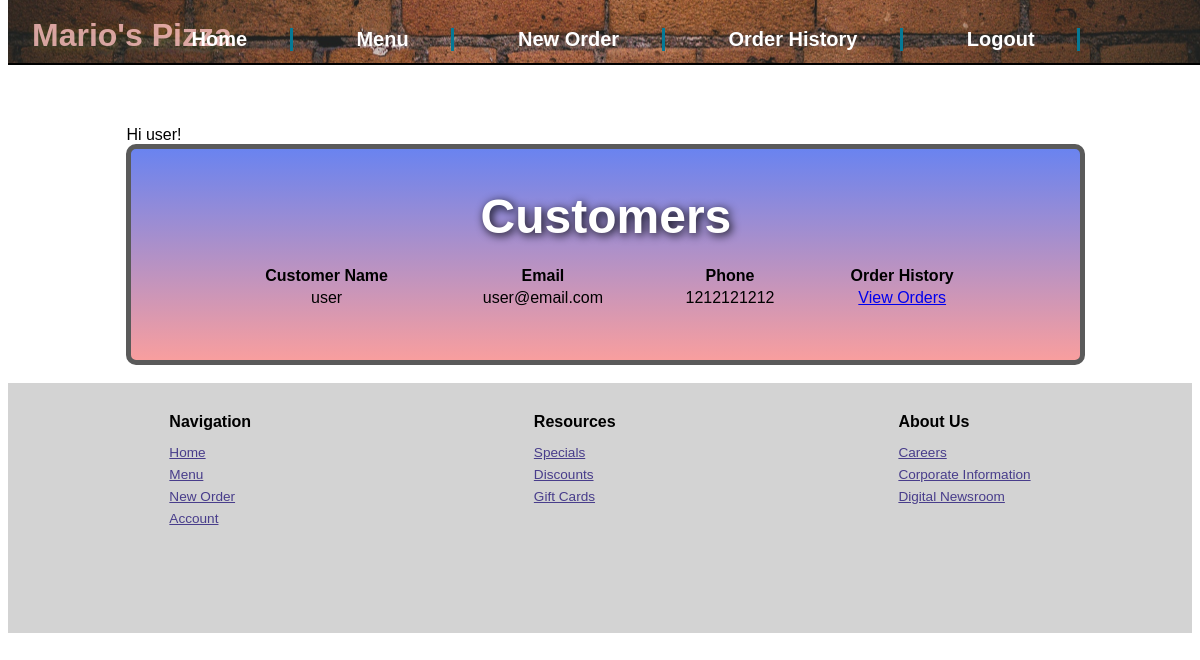
Page /customers (signed in) on the committed database.
### models.py (models this page shows, shortened)
class Customer(UserMixin,db.Model):
    id = db.Column(db.Integer, primary_key=True)
    name = db.Column(db.String(50))
    email = db.Column(db.String(50),unique=True)
    phone = db.Column(db.String(20))
    user_password = db.Column(db.String(50))
    role=db.Column(db.Integer,default=1) # 1 for user, 2 for admin
    orders = db.relationship('Order', backref='customer', lazy=True)
    def is_admin(self):
        return self.role == 2

### routes.py (the view)
@app.route('/customers', methods=['GET'])
@login_required
def get_customers_with_orders():
    customers = Customer.query.filter_by(role=1) #get all customers records
    return render_template('customers.html', customers=customers)

### routes.py (called while the page is built)
@login_manager.user_loader
def load_user(email):
    return Customer.query.filter_by(email=email).first()

### templates/customers.html
{% extends 'base.html' %}
{% block content %}
        <div class="topcontainer" id="customerstop">
          <h2>Customers</h2>
          <table>
            <thead>
              <tr>
                <th>Customer Name</th>
                <th>Email</th>
                <th>Phone</th>
                <th>Order History</th>
              </tr>
            </thead>
            <tbody>
              {% for customer in customers %}
                <tr>
                  <td>{{ customer.name }}</td>
                  <td>{{ customer.email }}</td>
                  <td>{{ customer.phone }}</td>
                  <td><a href="{{ url_for('get_customer_orders', id=customer.id) }}">View Orders</a></td>
                </tr>
              {% endfor %}
            </tbody>
          </table>
        </div>
        {% endblock %}

### templates/base.html (shortened to what this page needs)
<!DOCTYPE html>
<html>
<head>
<link rel=stylesheet href=" {{ url_for('static', filename='css/main.css') }}">
</head>
<header>
    <h1>Mario's Pizza  </h1>
    <nav class="topnav">
        <ul class="navlist">
            {% if current_user.is_authenticated %}
                <li><a href="/logout">Logout</a></li>
                {% if current_user.is_admin() is not true %}
                    <li><a href="/orderhistory">Order History</a></li>
                {% endif %}
            {% else %}
                <li><a href="/login">Login</a></li>
            {% endif %}
            <li><a href="/order">New Order</a></li>
            <li><a href="/foods">Menu</a></li>
            <li><a href="/">Home</a></li>
        </ul>
    </nav>
</header>
Welcome to food ordering app
<body>
    <div class="gridcontainer">
        <span>
            {% if current_user.is_authenticated %}
                Hi {{ current_user.name }}!
            {% endif %}
        </span>
        {% block content %}{% endblock %}
    </div>
</body>
<br/>
<footer>
    <div class="footerone">
        <h3>Navigation</h3>
        <p><a href="/">Home</a></p>
        <p><a href="/foods">Menu</a></p>
        <p><a href="/order">New Order</a></p>
        <p><a href="/login">Account</a></p>
    </div>
    <div class="footertwo">
        <h3>Resources</h3>
        <p><a href="/comingsoon">Specials</a></p>
        <p><a href="/comingsoon">Discounts</a></p>
        <p><a href="/comingsoon">Gift Cards</a></p>
    </div>
    <div class="footerthree">
        <h3>About Us</h3>
        <p><a href="/comingsoon">Careers</a></p>
        <p><a href="/comingsoon">Corporate Information</a></p>
        <p><a href="/comingsoon">Digital Newsroom</a></p>
    </div>
</footer>
</html>

### static/css/main.css (style rules this page uses)
* { box-sizing: border-box; font-size: 16px; font-family: Arial, Helvetica, sans-serif; }
body { display: relative; height: 100vh; }
.gridcontainer { grid-template-columns: repeat(20, 1fr); grid-template-rows: repeat(20, 1fr); grid-auto-rows: minmax( 100px, 300px); width: 81%; margin-top: 100px; margin-left: 10%; margin-right: 10%; }
header { position: fixed; top: 0px; width: 100vw; height: 8%; color: rgb(249, 171, 171); font-family: "arial", sans-serif; background-image: url('/static/images/topimage.jpg'); background-position: center; background-size: cover; border-bottom: 2px solid rgba(0, 0, 0); z-index: 99; }
header nav { list-style: none; position: fixed; display: inline-flex; width: 100%; top: 2%; }
header nav ul { display: flex; flex-direction: row-reverse; width: 100%; margin-right: 8%; list-style: none; }
header nav ul li { margin-left: 3%; flex-direction: row-reverse; border-right: 2px solid rgb(5, 121, 150); padding-right: 2%; }
@media only screen and (min-width: 900px) { header nav ul li { margin-right: 3%; padding-right: 4%; border-right: 3px solid rgb(5, 121, 150); } }
@media only screen and (min-width: 900px) { header nav ul li a { font-size: 1.25rem; } }
@media only screen and (min-width: 900px) { header nav { top: 1.5%; margin-bottom: 5%; } }
header nav ul li a { text-decoration: none; color: rgb(255, 255, 255); font-weight: 700; }
header h1 { font-size: 2rem; position: relative; display: flex; flex-direction: column-reverse; bottom: 7%; margin-left: 2%; color: rgba(250, 189, 189, 0.815); text-shadow: 2px 2px 10px rgba(255, 255, 0, 0.192); }
.topcontainer { position: relative; display: flex; flex-direction: column; background-size: cover; background-image: linear-gradient(rgba(88, 130, 255, 0.866), rgba(251, 160, 160, 0.913)); background-color: rgba(190, 32, 32, 0.519); background-repeat: no-repeat; min-height: 200px; border: 5px solid rgb(90, 90, 90); border-radius: 10px; }
.topcontainer h2 { margin-bottom: 0px; font-size: 2.5rem; color: white; text-shadow:2px 2px 10px rgba(0, 0, 0); }
@media only screen and (min-width: 750px) { .topcontainer h2 { font-size: 3rem; text-align: center; } }
@media only screen and (min-width: 750px) { .topcontainer { padding-left: 85px; padding-right: 85px; padding-bottom: 85px; text-align: center; } }
@media only screen and (min-width: 750px) { .topcontainer h2 { text-align: center; } }
#customerstop { padding-bottom: 50px; }
#customerstop h2 { margin-bottom: 20px; }
footer { position: relative; height: 250px; display: flex; width: auto; background-color: lightgray; justify-content: space-around; padding: 20px; }
.footerone, .footertwo, .footerthree { line-height: 5px; }
.footerone a, .footertwo a, .footerthree a { font-size: 0.85rem; color: darkslateblue; }
.footerone h3, .footertwo h3, .footerthree h3 { margin-bottom: 25px; }

### rows in the picture
Customer: name "user", email "user@email.com", phone "1212121212"
